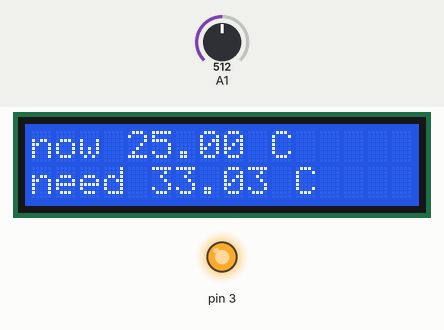
Bench run of a sketch on a simulated Arduino Uno, built with avr-gcc and run on an emulated ATmega328P. On the bench: 16×2 character LCD, output pins drawn as LEDs (lit = HIGH). The test bench sets the inputs (shaded band); at power-on: A1 = 512. What the sketch prints to the serial monitor is not drawn.

Above: at 11.4 s.
11.5 s: A1 set to 598
24.5 s: A1 set to 614
At 26.5 s:
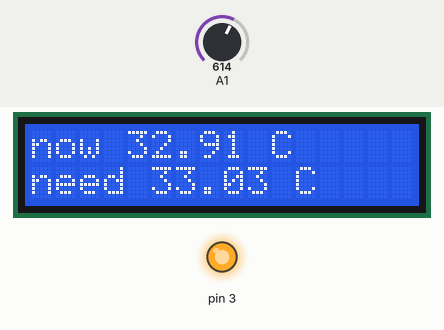
At 30.3 s:
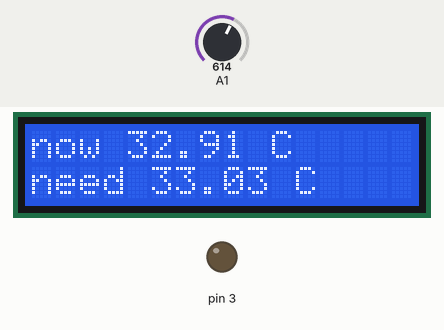
Timing chart, 0 to 31.8 s (numbered marks = the images above; inputs shaded):
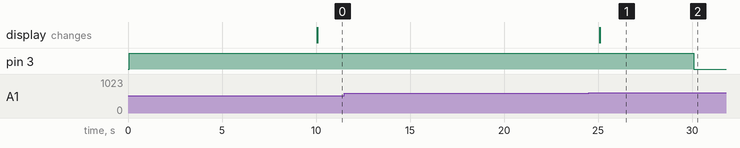

The sketch:

PID-temp-diploma.ino
```cpp
#include <LiquidCrystal.h>

LiquidCrystal lcd(4, 5, 10, 11, 12, 13);
double er0,er1,er2,er3,er4,ten,ser;
int val;
float I=0,D=0,P=0, d0=0;
void setup() {
  // put your setup code here, to run once:
Serial.begin(9600);
double sr;
//sr=(Getterm(analogRead(A0))+Getterm(analogRead(A1))+Getterm(analogRead(A2))+Getterm(analogRead(A3))+Getterm(analogRead(A4)))/1;
er0=Getterm(analogRead(A0))-sr;
er1=Getterm(analogRead(A1))-sr;
er2=Getterm(analogRead(A2))-sr;
er3=Getterm(analogRead(A3))-sr;
er4=Getterm(analogRead(A4))-sr;
pinMode(3,OUTPUT);
pinMode(7,INPUT);
pinMode(6,INPUT);
   lcd.begin(16, 2);
     ten=33.03;
}
#define PID_P 0.5
#define PID_I 0.017
#define PID_D 0.16
float calc_pid(float P, float I, float D){
  return (PID_P*P+PID_I*I+PID_D*D);
}
#define maxI 10

float calc_heatter_PWM(float current_temp, float target_temp){

  P =target_temp-current_temp;
I=I+P;
  if(I>maxI){
    I=maxI;
  }
  if(I<-maxI){
    I=-maxI;
  }
 D=current_temp-d0;
float pid =calc_pid(P,I,D);
 d0=current_temp;
return (pid);
}
  #define PWM_period 10000 // ml seconds
//this functions generates PWM signal which controls the main heater, recieves PWM duty cycle from 0 to 1
void PWM_gen(float pidcoeff){

  if(pidcoeff>1){
    pidcoeff=1;
  }
  if(pidcoeff<0){
    pidcoeff=0;
  }
  int timeOn=PWM_period*pidcoeff;
 int timeOff=PWM_period-timeOn;
 if(timeOn!=0){
  digitalWrite(3,HIGH);
  delay(timeOn);}
  if(timeOff!=0){
  digitalWrite(3,LOW);
  delay(timeOff);
  }
}

void loop()
{
 /* if (Serial.available()>-1) // проверяем, поступают ли какие-то команды
  {

    val = Serial.read(); // переменная val равна полученной команде

    if (val == "1")
    {
      ten++;
    }
    if (val == "2")
    {
      ten--;
    }
  }*/

/*if(ten>ser)
{
  digitalWrite(3,HIGH);
}
if(ten<ser)
{
  digitalWrite(3,LOW);
} */


/*double temp0=Getterm(analogRead(A0));
Serial.println(temp0);
double temp1=Getterm(analogRead(A1));
Serial.println(temp1);
 double temp2=Getterm(analogRead(A2));
Serial.println(temp2);
double temp3=Getterm(analogRead(A3));
Serial.println(temp3);*/
/*double temp0=Getterm(analogRead(A0));
Serial.println(temp0);*/
double temp1=Getterm(analogRead(A1));
Serial.print(temp1);
Serial.print(",");
//ser=(temp0+temp1+temp2+temp3+temp4)/5;
/*Serial.println(ser);
Serial.println(" ");*/

ser=temp1;
float pid =calc_heatter_PWM(ser,ten);
PWM_gen(pid);

lcd.clear();
 lcd.setCursor(0,0);
 lcd.print("now ");
 lcd.print(ser);
 lcd.print(" C");
 lcd.setCursor(0,1);
 lcd.print("need ");
 lcd.print(ten);
 lcd.print(" C");
// Serial.println( ten);
Serial.print( P);
Serial.print(",");
Serial.print( I);
Serial.print(",");
Serial.print( D);
Serial.print(",");
Serial.print(pid);
Serial.println(" ");
delay(5000); //5сек

}
double Getterm(int RawADC) {
  double temp;
  temp = log(((10240000/RawADC) - 10000));
  temp = 1 / (0.001129148 + (0.000234125 * temp) + (0.0000000876741 * temp * temp * temp));
  temp = temp - 273.15;
  return temp;
}
```

Measured:
- after the input at 11.5 s, every drawn part: stays the same
- after the input at 24.5 s, pin 3: HIGH → LOW after 5.6 s instead of 7.6 s
